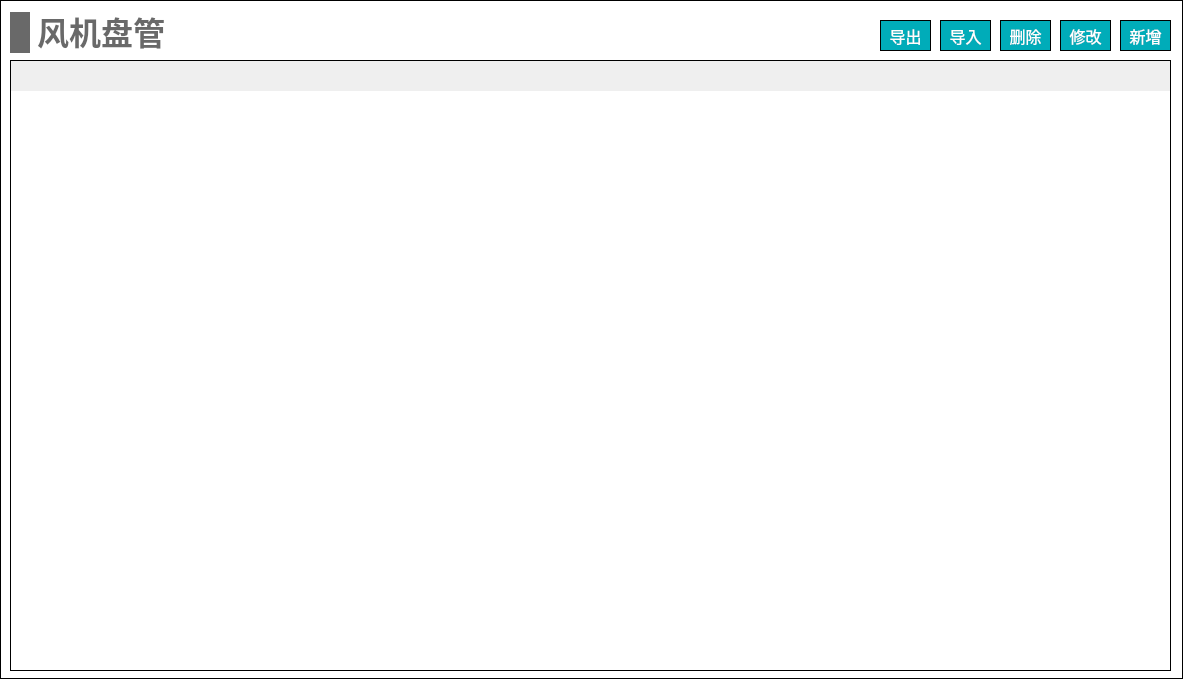
<?xml version="1.0" encoding="UTF-8"?>
<ui version="4.0">
 <class>Widget_fanCoil_inputTable</class>
 <widget class="QWidget" name="Widget_fanCoil_inputTable">
  <property name="geometry">
   <rect>
    <x>0</x>
    <y>0</y>
    <width>1183</width>
    <height>679</height>
   </rect>
  </property>
  <property name="minimumSize">
   <size>
    <width>1183</width>
    <height>679</height>
   </size>
  </property>
  <property name="maximumSize">
   <size>
    <width>1183</width>
    <height>679</height>
   </size>
  </property>
  <property name="windowTitle">
   <string>Form</string>
  </property>
  <property name="styleSheet">
   <string notr="true">#Widget_fanCoil_inputTable
{
border: 1px solid #000000;
background-color: white;
}</string>
  </property>
  <widget class="QPushButton" name="pushButton_add">
   <property name="geometry">
    <rect>
     <x>1120</x>
     <y>20</y>
     <width>51</width>
     <height>31</height>
    </rect>
   </property>
   <property name="font">
    <font>
     <family>黑体</family>
     <pointsize>12</pointsize>
    </font>
   </property>
   <property name="styleSheet">
    <string notr="true">QPushButton
{
	color:#ffffff; /*文字颜色*/
    background-color: #00ACB9;/*背景色*/
    border-radius:0px; /*边框倒角*/
	border: 1px solid #000000;
}


QPushButton:hover 
{
background-color: rgb(0,142,153);
color: white;
}</string>
   </property>
   <property name="text">
    <string>新增</string>
   </property>
  </widget>
  <widget class="QPushButton" name="pushButton_output">
   <property name="geometry">
    <rect>
     <x>880</x>
     <y>20</y>
     <width>51</width>
     <height>31</height>
    </rect>
   </property>
   <property name="font">
    <font>
     <family>黑体</family>
     <pointsize>12</pointsize>
    </font>
   </property>
   <property name="styleSheet">
    <string notr="true">QPushButton
{
	color:#ffffff; /*文字颜色*/
    background-color: #00ACB9;/*背景色*/
    border-radius:0px; /*边框倒角*/
	border: 1px solid #000000;
}


QPushButton:hover 
{
background-color: rgb(0,142,153);
color: white;
}</string>
   </property>
   <property name="text">
    <string>导出</string>
   </property>
  </widget>
  <widget class="QTableWidget" name="tableWidget">
   <property name="geometry">
    <rect>
     <x>10</x>
     <y>60</y>
     <width>1161</width>
     <height>611</height>
    </rect>
   </property>
   <property name="font">
    <font>
     <family>黑体</family>
     <pointsize>-1</pointsize>
    </font>
   </property>
   <property name="focusPolicy">
    <enum>Qt::NoFocus</enum>
   </property>
   <property name="layoutDirection">
    <enum>Qt::LeftToRight</enum>
   </property>
   <property name="styleSheet">
    <string notr="true">/*设置标题(包括垂直+水平的)*/
QHeaderView
{							
	
	font-size: 15px;				/*字大小*/
	font-family: '黑体';
	/*border: 1px solid #B4B4B4;*/
	border:none;
    /*border-bottom: 2px solid #999999; */		/*下边框颜色*/
    /*background: #9DC6E6;*/				/*背景浅蓝色*/ 
	min-height:30px;
	text-align: center;	       
}


/*设置标题(水平的)*/
QHeaderView::section:horizontal { 					
        border: 1px solid #AFAFAF; 			/*间隔颜色*/
	    border-bottom: 2px solid #999999; 							
        color: black;
        background: #9DC6E6;
}

/*设置鼠标停留状态*/
QHeaderView::section:horizontal:hover 
{			
        color: black;							/*字体白色*/
        background: #82AFC9;				/*背景深蓝色*/
}

/*设置鼠标按下状态*/
QHeaderView::section:horizontal:pressed 
{			
        color: black;
        background: #82AFC9;
		border-bottom: 3px solid #037BFC;				
}


QTableWidget 
{
		font-size: 14px;				/*10榜*/
		font-family: '黑体';				
		color : black;				
        border: 1px solid #000000;		
        background: white;
        gridline-color: #E0E0E0;	
        text-align: center;	
        outline:0px;			/*禁止焦点*/
}

/*设置选中的视图项*/
QTableWidget::item:selected
{				    
		border: 2px solid #0398FC;	
        color : black;				
}</string>
   </property>
   <property name="frameShape">
    <enum>QFrame::StyledPanel</enum>
   </property>
  </widget>
  <widget class="QPushButton" name="pushButton_input">
   <property name="geometry">
    <rect>
     <x>940</x>
     <y>20</y>
     <width>51</width>
     <height>31</height>
    </rect>
   </property>
   <property name="font">
    <font>
     <family>黑体</family>
     <pointsize>12</pointsize>
    </font>
   </property>
   <property name="styleSheet">
    <string notr="true">QPushButton
{
	color:#ffffff; /*文字颜色*/
    background-color: #00ACB9;/*背景色*/
    border-radius:0px; /*边框倒角*/
	border: 1px solid #000000;
}


QPushButton:hover 
{
background-color: rgb(0,142,153);
color: white;
}</string>
   </property>
   <property name="text">
    <string>导入</string>
   </property>
  </widget>
  <widget class="QPushButton" name="pushButton_revise">
   <property name="geometry">
    <rect>
     <x>1060</x>
     <y>20</y>
     <width>51</width>
     <height>31</height>
    </rect>
   </property>
   <property name="font">
    <font>
     <family>黑体</family>
     <pointsize>12</pointsize>
    </font>
   </property>
   <property name="styleSheet">
    <string notr="true">QPushButton
{
	color:#ffffff; /*文字颜色*/
    background-color: #00ACB9;/*背景色*/
    border-radius:0px; /*边框倒角*/
	border: 1px solid #000000;
}


QPushButton:hover 
{
background-color: rgb(0,142,153);
color: white;
}</string>
   </property>
   <property name="text">
    <string>修改</string>
   </property>
  </widget>
  <widget class="QWidget" name="layoutWidget_3">
   <property name="geometry">
    <rect>
     <x>10</x>
     <y>10</y>
     <width>156</width>
     <height>45</height>
    </rect>
   </property>
   <layout class="QHBoxLayout" name="horizontalLayout_16">
    <item>
     <widget class="QLabel" name="label_12">
      <property name="minimumSize">
       <size>
        <width>20</width>
        <height>41</height>
       </size>
      </property>
      <property name="maximumSize">
       <size>
        <width>20</width>
        <height>41</height>
       </size>
      </property>
      <property name="styleSheet">
       <string notr="true">QLabel { 
border: none; 
background-color : rgb(105, 105, 105);
}</string>
      </property>
      <property name="text">
       <string/>
      </property>
     </widget>
    </item>
    <item>
     <widget class="QLabel" name="label_13">
      <property name="font">
       <font>
        <family>Microsoft YaHei</family>
        <pointsize>24</pointsize>
        <bold>true</bold>
       </font>
      </property>
      <property name="styleSheet">
       <string notr="true">QLabel { 
border: none; 
color : rgb(105, 105, 105);
}</string>
      </property>
      <property name="text">
       <string>风机盘管</string>
      </property>
      <property name="alignment">
       <set>Qt::AlignBottom|Qt::AlignHCenter</set>
      </property>
     </widget>
    </item>
   </layout>
  </widget>
  <widget class="QPushButton" name="pushButton_del">
   <property name="geometry">
    <rect>
     <x>1000</x>
     <y>20</y>
     <width>51</width>
     <height>31</height>
    </rect>
   </property>
   <property name="font">
    <font>
     <family>黑体</family>
     <pointsize>12</pointsize>
    </font>
   </property>
   <property name="styleSheet">
    <string notr="true">QPushButton
{
	color:#ffffff; /*文字颜色*/
    background-color: #00ACB9;/*背景色*/
    border-radius:0px; /*边框倒角*/
	border: 1px solid #000000;
}


QPushButton:hover 
{
background-color: rgb(0,142,153);
color: white;
}</string>
   </property>
   <property name="text">
    <string>删除</string>
   </property>
  </widget>
 </widget>
 <resources/>
 <connections/>
</ui>
